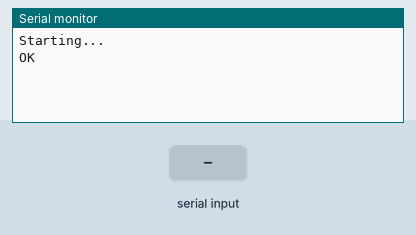
The sketch below on a simulated Arduino Uno, built with avr-gcc and run on an emulated ATmega328P. Shown: the last lines printed to the serial monitor. The test bench sets the inputs (shaded band). The modem accepts every AT command (registered, SIM ready, sends succeed) and sends nothing else.

Above: at 4.2 s.
4.3 s: "1" received over the second serial link
At 6.4 s:
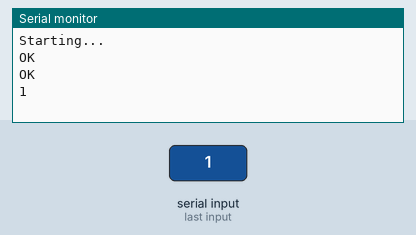
7.3 s: "0" received over the second serial link
At 8.3 s:
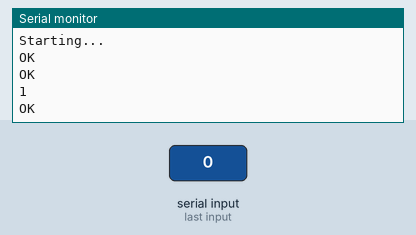
8.8 s: "2" received over the second serial link
At 9.8 s:
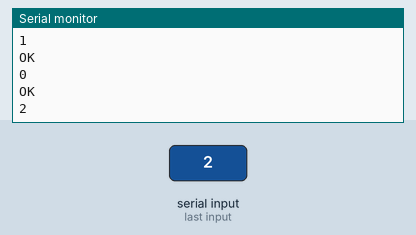

Measured:
- after the input at 4.3 s, the serial monitor: prints a new line after 1.7 s (image 1)
- after the input at 8.8 s, the serial monitor: prints a new line after 0.26 s (image 3)

The sketch:

gps4.ino
```cpp
// GSM-GPRS_GPS-BT_SHIELD SIM808 V2.2.9.1 DESIGNED BY UNV 2017.03 & Arduino UNO
// SIM808 pinnout (VCC)(TXD)(GND)(RXD)(GND)
// connect VCC+GND to external power 12V/1A or 5V/2A
// connect GND to ground on Arduino
// connect SIM808 RX to digital 11 on Arduino
// connect SIM808 TX to digital 10 on Arduino

#include <SoftwareSerial.h>

#define DEBUG true
#define rxPin 10
#define txPin 11

// set up a software serial port
SoftwareSerial mySerial = SoftwareSerial (rxPin, txPin);

// run once
void setup()
{
  // initialize hardware serial communication, baud rate 9600
  Serial.begin(9600);
  // define pin modes for software serial port
  pinMode(rxPin, INPUT);
  pinMode(txPin, OUTPUT);
  // initialize software serial communication, baud rate 9600
  mySerial.begin(9600);

  Serial.println("Starting...");

  delay(3000);


}


//run continuously
void loop()
{
   power_on();

  while(1)
  {
    sendATcommand("AT+CGPSINF=0",1000,DEBUG);
    delay(1000);
  }


}

void power_on()
{

    sendATcommand("AT+CGPSPWR=1", 1000, DEBUG);
    sendATcommand("AT+CGPSRST=0", 2000, DEBUG);

    // waits for fix GPS
//    while( (sendATcommand("AT+CGPSSTATUS?", "2D Fix", 5000) ||
//            sendATcommand("AT+CGPSSTATUS?", "3D Fix", 5000)) == 0 );

}


String sendATcommand(String ATcommand, const int timeout, boolean debug)
{

    String answer = "";
    mySerial.println(ATcommand);
    long int time = millis();
    while((time+timeout)>millis())
    {
      while(mySerial.available())
      {
        char c = mySerial.read();
        answer+=c;
      }
    }
    if(debug)
    {
      Serial.println(answer);

    }

    return answer;
}
```
